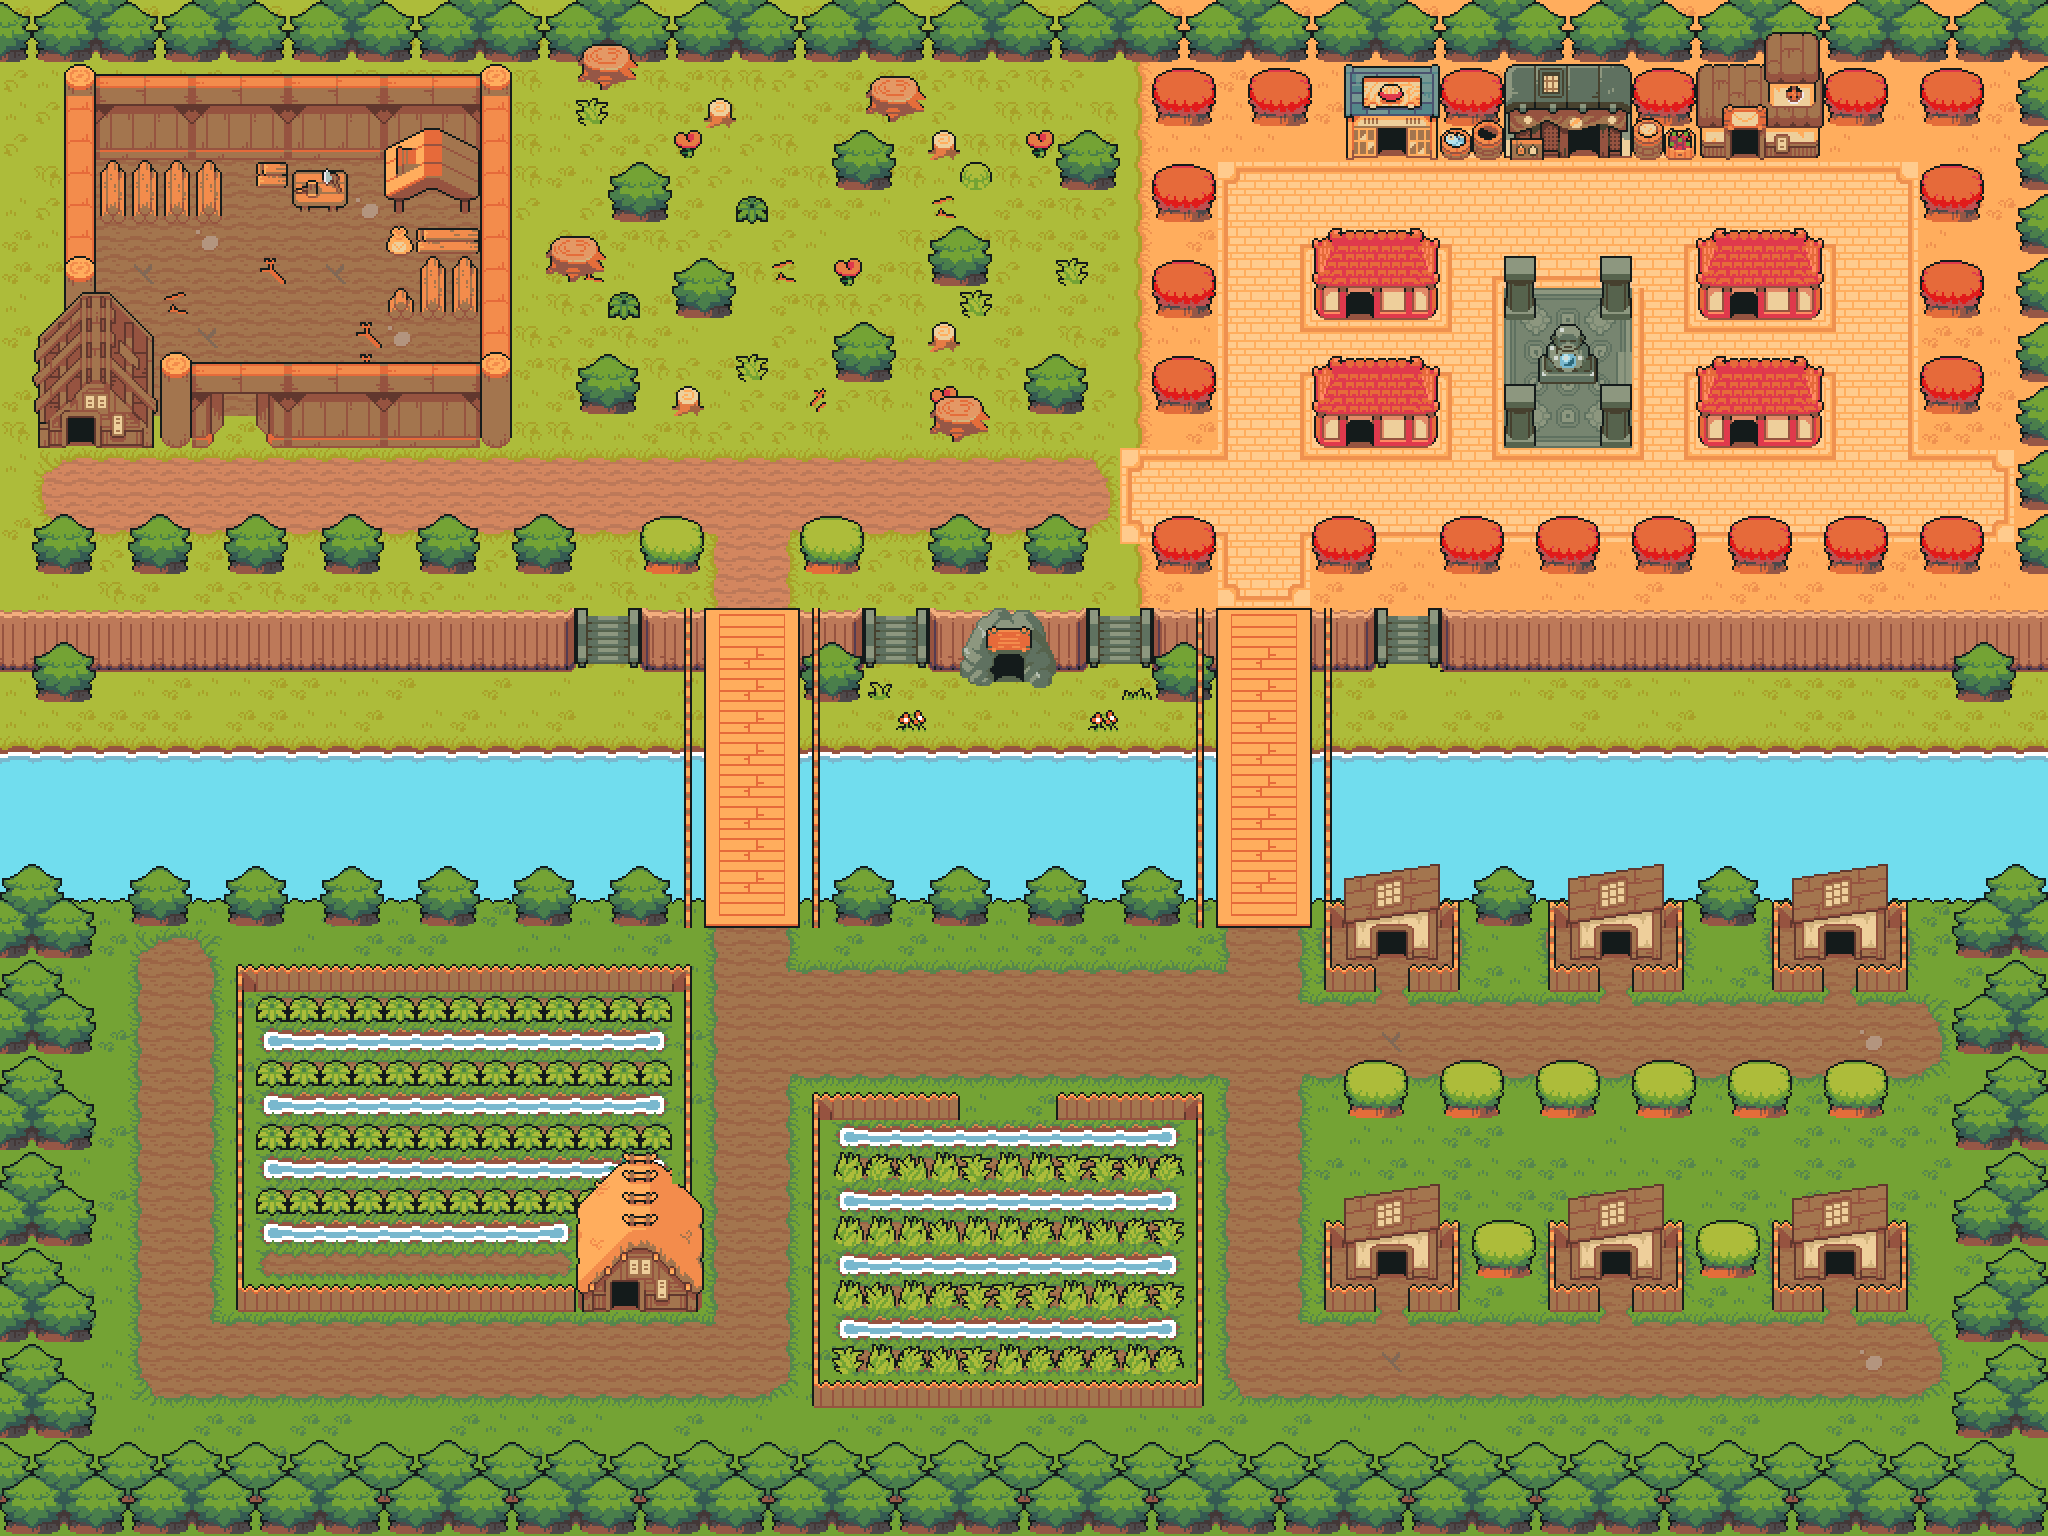

A 2D game scene composited from a Tiled map and its tileset images. What follows is a short description and the map's XML, with each tile layer's data collapsed to a summary:
An orthogonal 64x48 tile map with 32x32 px tiles, 11 tile layers (river, elevation, background, paths, ...), 3 tilesets.

<map version="1.10" tiledversion="1.10.1" orientation="orthogonal" renderorder="right-down" width="64" height="48" tilewidth="32" tileheight="32" infinite="0" nextlayerid="13" nextobjectid="1">
 <editorsettings>
  <export target="../assets/prologue_map.json" format="json" />
 </editorsettings>
 <tileset firstgid="1" name="tileset" tilewidth="32" tileheight="32" tilecount="256" columns="16">
  <properties>
   <property name="collides" type="bool" value="false" />
  </properties>
  <image source="../assets/tilemaps/tileset.png" width="512" height="512" />
  <tile id="0">
   <properties>
    <property name="collides" type="bool" value="false" />
   </properties>
  </tile>
  <tile id="1">
   <properties>
    <property name="collides" type="bool" value="false" />
   </properties>
  </tile>
  <tile id="2">
   <properties>
    <property name="collides" type="bool" value="true" />
   </properties>
  </tile>
  <tile id="3">
   <properties>
    <property name="collides" type="bool" value="false" />
   </properties>
  </tile>
  <tile id="4">
   <properties>
    <property name="collides" type="bool" value="false" />
   </properties>
  </tile>
  <tile id="5">
   <properties>
    <property name="collides" type="bool" value="false" />
   </properties>
  </tile>
  <tile id="16">
   <properties>
    <property name="collides" type="bool" value="false" />
   </properties>
  </tile>
  <tile id="17">
   <properties>
    <property name="collides" type="bool" value="false" />
   </properties>
  </tile>
  <tile id="18">
   <properties>
    <property name="collides" type="bool" value="false" />
   </properties>
  </tile>
  <tile id="19">
   <properties>
    <property name="collides" type="bool" value="false" />
   </properties>
  </tile>
  <tile id="20">
   <properties>
    <property name="collides" type="bool" value="false" />
   </properties>
  </tile>
  <tile id="21">
   <properties>
    <property name="collides" type="bool" value="false" />
   </properties>
  </tile>
  <tile id="32">
   <properties>
    <property name="collides" type="bool" value="true" />
   </properties>
  </tile>
  <tile id="33">
   <properties>
    <property name="collides" type="bool" value="true" />
   </properties>
  </tile>
  <tile id="34">
   <properties>
    <property name="collides" type="bool" value="true" />
   </properties>
  </tile>
  <tile id="35">
   <properties>
    <property name="collides" type="bool" value="false" />
   </properties>
  </tile>
  <tile id="36">
   <properties>
    <property name="collides" type="bool" value="true" />
   </properties>
  </tile>
  <tile id="37">
   <properties>
    <property name="collides" type="bool" value="false" />
   </properties>
  </tile>
  <tile id="48">
   <properties>
    <property name="collides" type="bool" value="true" />
   </properties>
  </tile>
  <tile id="49">
   <properties>
    <property name="collides" type="bool" value="true" />
   </properties>
  </tile>
  <tile id="50">
   <properties>
    <property name="collides" type="bool" value="true" />
   </properties>
  </tile>
  <tile id="51">
   <properties>
    <property name="collides" type="bool" value="false" />
   </properties>
  </tile>
  <tile id="52">
   <properties>
    <property name="collides" type="bool" value="false" />
   </properties>
  </tile>
  <tile id="53">
   <properties>
    <property name="collides" type="bool" value="false" />
   </properties>
  </tile>
  <tile id="64">
   <properties>
    <property name="collides" type="bool" value="true" />
   </properties>
  </tile>
  <tile id="65">
   <properties>
    <property name="collides" type="bool" value="true" />
   </properties>
  </tile>
  <tile id="66">
   <properties>
    <property name="collides" type="bool" value="true" />
   </properties>
  </tile>
  <tile id="67">
   <properties>
    <property name="collides" type="bool" value="false" />
   </properties>
  </tile>
  <tile id="68">
   <properties>
    <property name="collides" type="bool" value="false" />
   </properties>
  </tile>
  <tile id="69">
   <properties>
    <property name="collides" type="bool" value="false" />
   </properties>
  </tile>
  <tile id="80">
   <properties>
    <property name="collides" type="bool" value="false" />
   </properties>
  </tile>
  <tile id="81">
   <properties>
    <property name="collides" type="bool" value="false" />
   </properties>
  </tile>
  <tile id="82">
   <properties>
    <property name="collides" type="bool" value="false" />
   </properties>
  </tile>
  <tile id="83">
   <properties>
    <property name="collides" type="bool" value="true" />
   </properties>
  </tile>
  <tile id="84">
   <properties>
    <property name="collides" type="bool" value="false" />
   </properties>
  </tile>
  <tile id="85">
   <properties>
    <property name="collides" type="bool" value="false" />
   </properties>
  </tile>
 </tileset>
 <tileset firstgid="257" name="world_tileset" tilewidth="32" tileheight="32" tilecount="3894" columns="55">
  <image source="../assets/tilemaps/world_tileset.png" width="1760" height="2112" />
 </tileset>
 <tileset firstgid="4151" name="world_tileset" tilewidth="32" tileheight="32" tilecount="3630" columns="55">
  <image source="../assets/tilemaps/world_tileset.png" width="1760" height="2112" />
 </tileset>
 <layer id="3" name="river" width="64" height="48">
  <data>[3072 cells, 532 non-empty, 13 distinct tile ids]</data>
 </layer>
 <layer id="6" name="elevation" width="64" height="48">
  <data>[3072 cells, 115 non-empty, 22 distinct tile ids]</data>
 </layer>
 <layer id="1" name="background" width="64" height="48">
  <data>[3072 cells, 2504 non-empty, 16 distinct tile ids]</data>
 </layer>
 <layer id="5" name="paths" width="64" height="48">
  <data>[3072 cells, 1242 non-empty, 119 distinct tile ids]</data>
 </layer>
 <layer id="7" name="decorations" width="64" height="48">
  <data>[3072 cells, 155 non-empty, 22 distinct tile ids]</data>
 </layer>
 <layer id="8" name="treesDown" width="64" height="48">
  <data>[3072 cells, 70 non-empty, 8 distinct tile ids]</data>
 </layer>
 <layer id="2" name="trees" width="64" height="48">
  <data>[3072 cells, 641 non-empty, 60 distinct tile ids]</data>
 </layer>
 <layer id="10" name="treesUp" width="64" height="48">
  <data>[3072 cells, 129 non-empty, 15 distinct tile ids]</data>
 </layer>
 <layer id="9" name="bridge" width="64" height="48">
  <data>[3072 cells, 40 non-empty, 1 distinct tile ids]</data>
 </layer>
 <layer id="4" name="houses" width="64" height="48">
  <data>[3072 cells, 386 non-empty, 182 distinct tile ids]</data>
 </layer>
 <layer id="12" name="house_decorations" width="64" height="48">
  <data>[3072 cells, 6 non-empty, 6 distinct tile ids]</data>
 </layer>
</map>
